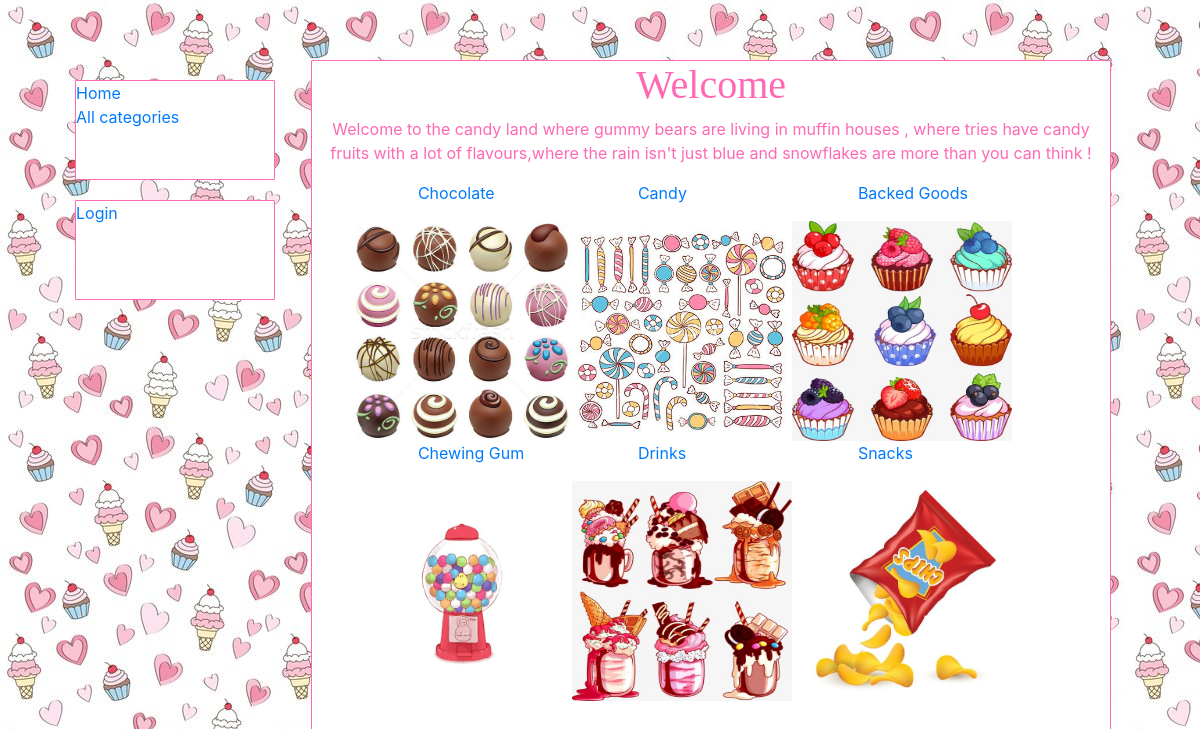
Page /catalog/ on the committed database.
### catalog/models.py (models this page shows, shortened)
class Category(models.Model):
    title = models.CharField(max_length=200)
    def get_absolute_url(self):
        return reverse('category-detail', args=[str(self.id)])
    def __str__(self):
        return '{0}'.format(self.title)

### catalog/views.py (the view)
# urls.py: path('', views.index, name='index'),
def index(request):
    num_categories = Category.objects.all()
    categorie = []
    i = 0
    while i < len(num_categories):
        categorie.append(num_categories[i])
        i = i + 1
    num_books = Book.objects.all().count()
    num_instances = BookInstance.objects.all().count()
    num_instances_available = BookInstance.objects.filter(status__exact='a').count()
    num_authors = Author.objects.count()  # The 'all()' is implied by default.
    num_visits = request.session.get('num_visits', 0)
    request.session['num_visits'] = num_visits + 1
    return render(
        request,
        'index.html',
        context={'num_books': num_books, 'num_instances': num_instances,
                 'num_instances_available': num_instances_available, 'num_authors': num_authors,
                 'num_visits': num_visits, "num_categories": num_categories, "categorie": categorie},
    )

### catalog/templates/index.html (shortened to what this page needs)
{% extends "base_generic.html" %}
{% block content %}
<div style="margin-left: 5%;width:800px;height:auto;border: 1px solid hotpink;border-radius: 1px ;position: sticky;background-color: white">
<h1 style="text-align: center;font-family:'Curlz MT';color: hotpink">Welcome </h1>
<p style="text-align: center;color: hotpink">Welcome to the candy land where gummy bears are living in muffin houses , where tries have candy fruits with a lot of flavours,where
   the rain isn't just blue and snowflakes are more than you can think ! </p>
<div style="margin-left:5%;align-content: center;display: flex;flex-wrap: wrap;">
  {% for category in categorie %}
      <a href="{{ category.get_absolute_url }}">
          <p style = "margin-left:30%"> {{ category }}</p>
          {% load static %}
         <img src ="{% static 'images/' %}{{category}}.jpg" alt="Category Picture" style="width:220px;height:220px;">
          {% empty %}
      </a>
  {% endfor %}
</div>
</div>
{% endblock %}

### catalog/templates/base_generic.html (shortened to what this page needs)
<!DOCTYPE html>
<html lang="en">
<head>
  <link rel="stylesheet" href="https://stackpath.bootstrapcdn.com/bootstrap/4.1.3/css/bootstrap.min.css">
  {% load static %}
  <link rel="stylesheet" href="{% static 'css/styles.css' %}">
</head>
<body>
<div class="container-fluid">
<div class="row">
  <div class="col-sm-2">
  {% block sidebar %}
  <ul class="sidebar-nav">
    <li><a href="{% url 'index' %}">Home</a></li>
       <li><a href="{% url 'categories' %}">All categories</a></li>
  </ul>
  <ul class="sidebar-nav">
   {% if user.is_authenticated %}
     <li>User: {{ user.get_username }}</li>
       <li><a href="{% url 'wishlists' %}">My Wishlist</a></li>
     <li><a href="{% url 'logout'%}?next={{request.path}}">Logout</a></li>
   {% else %}
     <li><a href="{% url 'login'%}?next={{request.path}}">Login</a></li>
   {% endif %}
  </ul>
{% endblock %}
  </div>
  <div class="col-sm-10 ">
  {% block content %}{% endblock %}
  </div>
</div>
</div>
</body>
</html>

### catalog/static/css/styles.css (style rules this page uses)
.sidebar-nav { margin-top: 20px; padding: 0; list-style: none; background-color: white; width:200px; height: 100px; border: 1px solid hotpink; border-radius: 1px ; position: sticky; }
body { background-color: aqua; background-image: url("../images/candies.jpg"); margin-top: 5%; margin-left: 5%; }

### rows in the picture
Category: title "Chocolate", title (picture)
Category: title "Candy", title (picture)
Category: title "Backed Goods", title (picture)
Category: title "Chewing Gum", title (picture)
Category: title "Drinks", title (picture)
Category: title "Snacks", title (picture)
